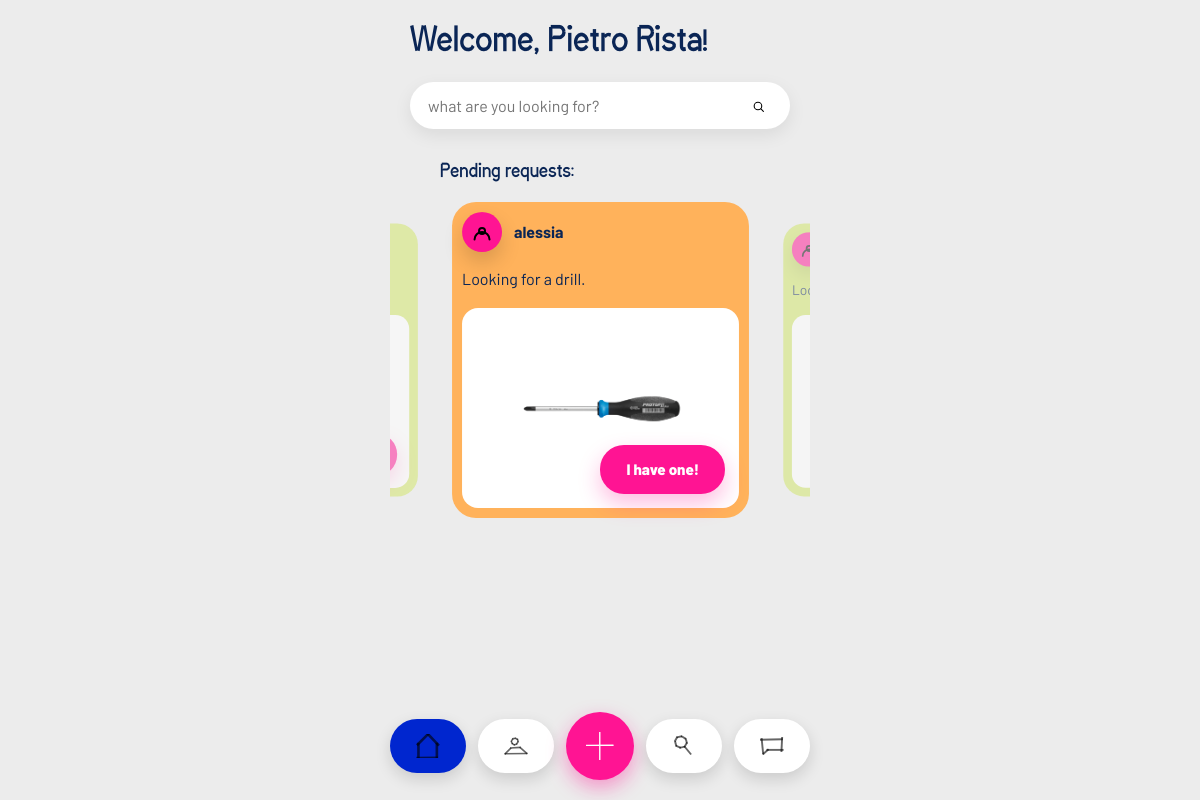
/dashboard (signed in), run on the app's committed database.
### tables this page shows
CREATE TABLE users (
                id INTEGER PRIMARY KEY AUTOINCREMENT,
                username TEXT UNIQUE NOT NULL,
                email TEXT UNIQUE,
                password TEXT NOT NULL,
                location TEXT,
                categories TEXT
            , photo TEXT, latitude REAL, longitude REAL);

CREATE TABLE requests (
            id INTEGER PRIMARY KEY AUTOINCREMENT,
            item_id INTEGER NOT NULL,
            borrower_id INTEGER NOT NULL,
            status TEXT DEFAULT 'pending',
            created_at TIMESTAMP DEFAULT CURRENT_TIMESTAMP,
            FOREIGN KEY (item_id) REFERENCES items (id),
            FOREIGN KEY (borrower_id) REFERENCES "users_old" (id)
        );

CREATE TABLE items (
            id INTEGER PRIMARY KEY AUTOINCREMENT,
            name TEXT NOT NULL,
            description TEXT,
            owner_id INTEGER NOT NULL,
            status TEXT DEFAULT 'available',
            keywords TEXT, category TEXT, photo TEXT,
            FOREIGN KEY (owner_id) REFERENCES "users_old" (id)
        );

### app.py (the view, shortened to what this page needs)
@app.route('/dashboard')
def dashboard():
    if 'user_id' not in session:
        return redirect(url_for('login'))
    success_message = None
    if session.pop('login_success', False):
        success_message = 'You are successfully logged in'
    conn = get_db_connection()
    cursor = conn.cursor()
    cursor.execute('SELECT * FROM items WHERE owner_id = ?', (session['user_id'],))
    my_items = cursor.fetchall()
    cursor.execute('''
        SELECT r.id, r.status, r.created_at, i.name as item_name, i.photo as item_photo, u.username as borrower
        FROM requests r
        JOIN items i ON r.item_id = i.id
        JOIN users u ON r.borrower_id = u.id
        WHERE i.owner_id = ?
        ORDER BY r.created_at DESC
    ''', (session['user_id'],))
    requests_for_me = cursor.fetchall()
    cursor.execute('SELECT categories FROM users WHERE id = ?', (session['user_id'],))
    user_categories_row = cursor.fetchone()
    user_categories = []
    if user_categories_row and user_categories_row['categories']:
        user_categories = [cat.strip() for cat in user_categories_row['categories'].split(',') if cat.strip()]
    matching_requested_items = []
    seen_request_ids = set()
    if user_categories:
        for category in user_categories:
            cursor.execute('''
                SELECT i.id, i.name, i.description, i.photo, u.username as owner
                FROM items i
                JOIN users u ON i.owner_id = u.id
                WHERE i.category LIKE ? AND i.owner_id != ? AND i.status = 'requested'
                ORDER BY i.id DESC
            ''', (f'%{category}%', session['user_id']))
            for item in cursor.fetchall():
                if item['id'] not in seen_request_ids:
                    matching_requested_items.append(item)
                    seen_request_ids.add(item['id'])
    cursor.execute('''
        SELECT id, name, photo
        FROM items
        WHERE owner_id = ? AND status = 'requested'
        ORDER BY id DESC
    ''', (session['user_id'],))
    my_open_requests = cursor.fetchall()
    cursor.execute('''
        SELECT r.id, r.status, r.created_at, i.name as item_name
        FROM requests r
        JOIN items i ON r.item_id = i.id
        WHERE r.borrower_id = ?
        ORDER BY r.created_at DESC
    ''', (session['user_id'],))
    my_requests = cursor.fetchall()
    conn.close()
    return render_template('dashboard.html',
                         username=session['username'],
                         success_message=success_message,
                         my_items=my_items,
                         requests_for_me=requests_for_me,
                         matching_requested_items=matching_requested_items,
                         my_open_requests=my_open_requests,
                         my_requests=my_requests)

### app.py (called while the page is built)
def get_db_connection():
    conn = sqlite3.connect(DATABASE)
    conn.row_factory = sqlite3.Row
    conn.create_function('distance_km', 4, haversine_km)
    return conn

@app.context_processor
def inject_current_user_photo():
    if 'user_id' not in session:
        return {'current_user_photo': None}
    conn = get_db_connection()
    cursor = conn.cursor()
    cursor.execute('SELECT photo FROM users WHERE id = ?', (session['user_id'],))
    row = cursor.fetchone()
    conn.close()
    return {'current_user_photo': row['photo'] if row else None}

### templates/dashboard.html (shortened to what this page needs)
<!DOCTYPE html>
<html lang="en">
<head>
    <link rel="stylesheet" href="{{ url_for('static', filename='style.css') }}">
</head>
<body class="dashboard-page">
    <div class="container dashboard-mobile">
        <header class="dashboard-header">
            <h1 class="welcome">Welcome, {{ username }}!</h1>
            <form class="search-form-mobile" action="{{ url_for('search') }}" method="GET" autocomplete="off" data-live-search>
                <div class="search-bar-wrapper">
                    <input type="text" name="q" placeholder="what are you looking for?" aria-label="search">
                    <span class="search-btn" aria-hidden="true">
                        <span class="icon icon-search" aria-hidden="true"></span>
                    </span>
                </div>
            </form>
        </header>
        <main>
            <section class="pending-section">
                <h2 class="section-title">Pending requests:</h2>
                {% if requests_for_me or my_open_requests or matching_requested_items %}
                    <div class="pending-cards-scroll">
                    {% for req in requests_for_me %}
                    <div class="pending-card">
                        <div class="pending-card-header">
                            <div class="requester-avatar icon icon-user"></div>
                            <div class="requester-name">{{ req.borrower }}</div>
                        </div>
                        <p class="request-desc">Looking for a {{ req.item_name }}.</p>
                        <div class="request-image-card">
                            {% if req.item_photo %}
                            <img src="{{ url_for('static', filename='uploads/' + req.item_photo) }}" alt="{{ req.item_name }}" class="request-image">
                            {% else %}
                            <img src="{{ url_for('static', filename='img_screwdriver.png') }}" alt="{{ req.item_name }}" class="request-image">
                            {% endif %}
                            <a href="{{ url_for('respond_request', request_id=req.id) }}" class="big-action-button">I have one!</a>
                        </div>
                    </div>
                    {% endfor %}
                    </div>
                {% else %}
                    <p class="empty-state">No pending requests</p>
                {% endif %}
            </section>
        </main>
        {% include 'footer_nav.html' %}
    </div>
</body>
</html>

### data on the page
users: username "Pietro Rista"
requests: borrower "alessia", item_name "drill"
